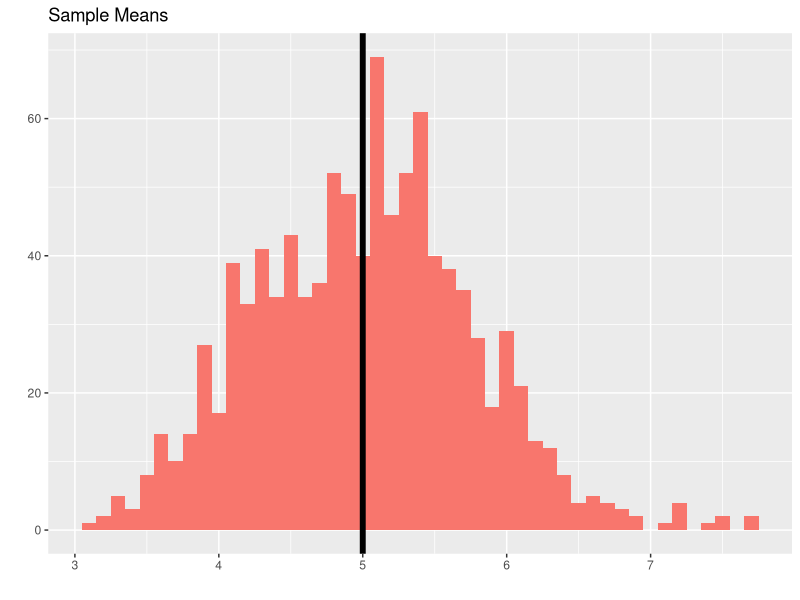
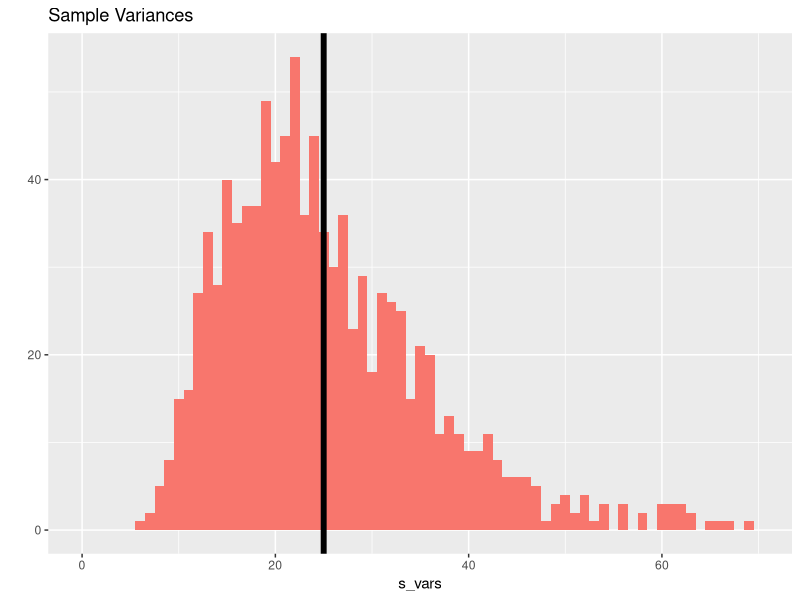
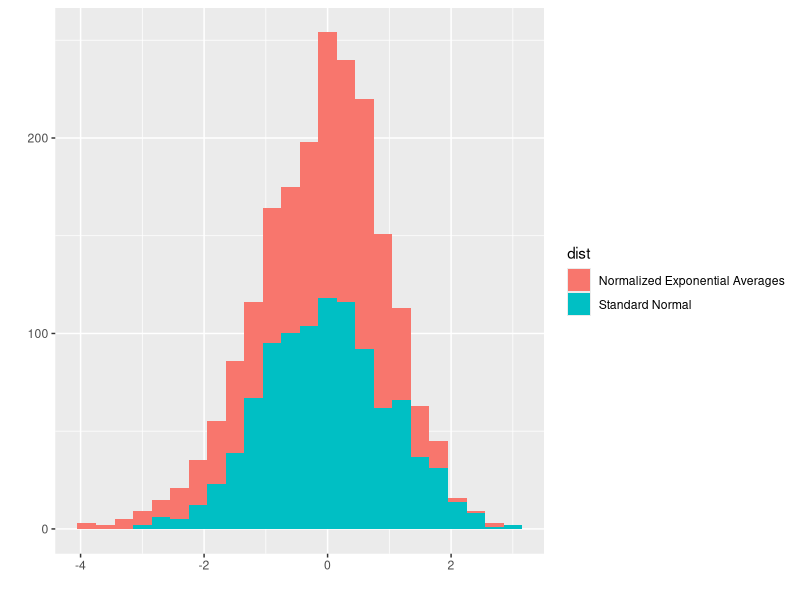

The R script that drew these images, in order:
## ---- chunk 1
require(knitr)
opts_chunk$set(dev = 'pdf')
## ---- chunk 2
# Simulation parameters
lambda = 0.2
n = 40
nsim = 1000

# Simulate & store sample means, standard deviations, and variances
sim <- matrix(rexp(n*nsim,lambda), n, nsim)
s_means <- apply(sim, 2, mean)
s_sds <- apply(sim, 2, sd)
s_vars <- s_sds^2

# Obtain 1000 standard normal values for comparison
zdist <- rnorm(nsim)
## ---- chunk 3
require(ggplot2)

t_mean <- 1/lambda
qplot(s_means, geom = "histogram", binwidth = 0.1, fill = "red", 
      main = "Sample Means", ylab = "", xlab = "") + geom_vline(xintercept = t_mean,
      lwd = 2) + theme(legend.position = "none")
## ---- chunk 4
t_var <- (1/lambda^2)
qplot(s_vars, geom = "histogram", binwidth = 1, fill = "red", main = "Sample Variances",
      ylab = "", xylab = "", xlim = c(0, 70)) + geom_vline(xintercept = t_var, 
      lwd = 2) + theme(legend.position = "none")
## ---- chunk 5
# Normalize the sample means & assemble into data frame
avgmean <- mean(s_means)
n_means <- (s_means - avgmean)/sqrt(s_vars/n)
compare <- data.frame(vals = c(n_means, zdist), 
        dist = c(rep("Normalized Exponential Averages", nsim),
        rep("Standard Normal", nsim)))

# Histogram
qplot(vals, data = compare, fill = dist, xlab = "", ylab = "", binwidth = 0.3)
